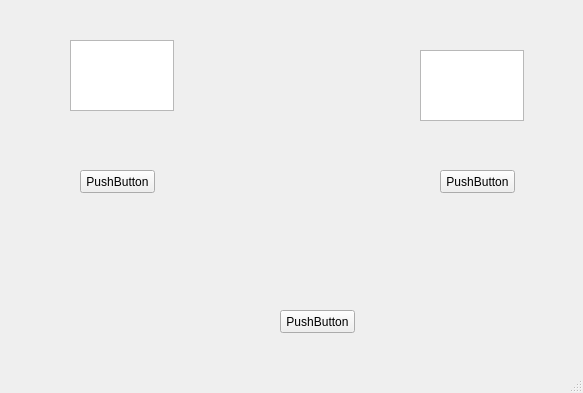
<?xml version="1.0" encoding="UTF-8"?>
<ui version="4.0">
 <class>MainWindow</class>
 <widget class="QMainWindow" name="MainWindow">
  <property name="geometry">
   <rect>
    <x>0</x>
    <y>0</y>
    <width>583</width>
    <height>393</height>
   </rect>
  </property>
  <property name="windowTitle">
   <string>MainWindow</string>
  </property>
  <widget class="QWidget" name="centralwidget">
   <widget class="QTextEdit" name="textEdit">
    <property name="geometry">
     <rect>
      <x>70</x>
      <y>40</y>
      <width>104</width>
      <height>71</height>
     </rect>
    </property>
   </widget>
   <widget class="QTextEdit" name="textEdit_2">
    <property name="geometry">
     <rect>
      <x>420</x>
      <y>50</y>
      <width>104</width>
      <height>71</height>
     </rect>
    </property>
   </widget>
   <widget class="QPushButton" name="pushButton">
    <property name="geometry">
     <rect>
      <x>80</x>
      <y>170</y>
      <width>75</width>
      <height>23</height>
     </rect>
    </property>
    <property name="text">
     <string>PushButton</string>
    </property>
   </widget>
   <widget class="QPushButton" name="pushButton_2">
    <property name="geometry">
     <rect>
      <x>440</x>
      <y>170</y>
      <width>75</width>
      <height>23</height>
     </rect>
    </property>
    <property name="text">
     <string>PushButton</string>
    </property>
   </widget>
   <widget class="QPushButton" name="pushButton_3">
    <property name="geometry">
     <rect>
      <x>280</x>
      <y>310</y>
      <width>75</width>
      <height>23</height>
     </rect>
    </property>
    <property name="text">
     <string>PushButton</string>
    </property>
   </widget>
  </widget>
  <widget class="QMenuBar" name="menubar">
   <property name="geometry">
    <rect>
     <x>0</x>
     <y>0</y>
     <width>583</width>
     <height>23</height>
    </rect>
   </property>
  </widget>
  <widget class="QStatusBar" name="statusbar"/>
 </widget>
 <resources/>
 <connections>
  <connection>
   <sender>pushButton_3</sender>
   <signal>clicked()</signal>
   <receiver>textEdit</receiver>
   <slot>clear()</slot>
   <hints>
    <hint type="sourcelabel">
     <x>317</x>
     <y>344</y>
    </hint>
    <hint type="destinationlabel">
     <x>121</x>
     <y>98</y>
    </hint>
   </hints>
  </connection>
 </connections>
</ui>
